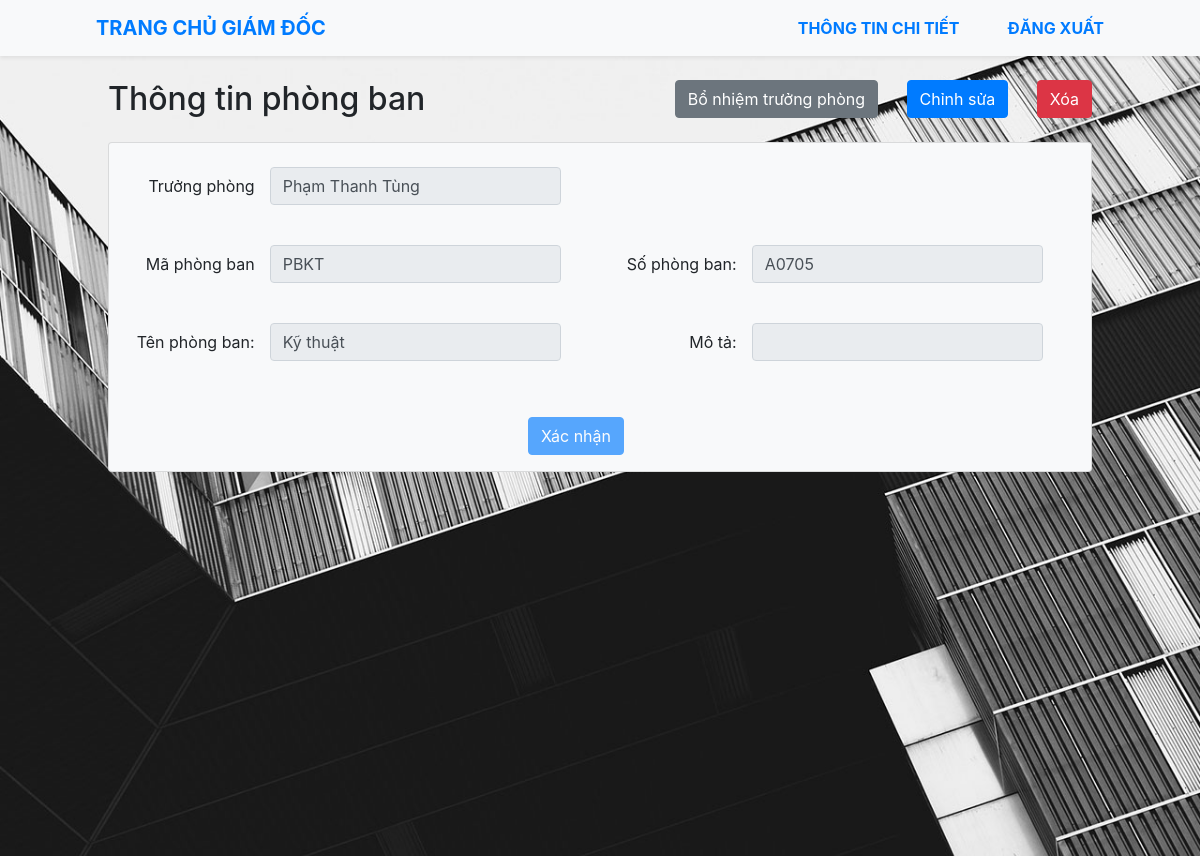
/admin/departmental/departmental_detail_page.php?id=PBKT (signed in), run on the app's committed database.
### tables this page shows
CREATE TABLE `NhanVien` (
  `maNhanVien` varchar(10) NOT NULL,
  `hoTen` varchar(100) NOT NULL,
  `ngaySinh` date NOT NULL,
  `gioiTinh` tinyint(1) NOT NULL DEFAULT '1',
  `sdt` varchar(15) NOT NULL,
  `diaChi` varchar(200) NOT NULL,
  `email` varchar(100) NOT NULL,
  `maChucVu` varchar(10) NOT NULL,
  `maPhongBan` varchar(10) NOT NULL,
  `soNgayNghi` int(11) NOT NULL DEFAULT '12',
  `matKhau` varchar(100) NOT NULL,
  `doiMatKhau` tinyint(1) NOT NULL DEFAULT '0',
  `anhDaiDien` varchar(200) DEFAULT NULL
);

CREATE TABLE `PhongBan` (
  `maPhongBan` varchar(10) NOT NULL,
  `tenPhongBan` varchar(200) NOT NULL,
  `soPhongBan` varchar(100) NOT NULL,
  `moTa` varchar(300) NOT NULL,
  `truongPhong` varchar(10) DEFAULT NULL
);

### admin/account/account_db.php (called while the page is built, shortened)
<?php
    function get_account($user_id) {
        $conn = connect_db();
        $sql = "SELECT * FROM NhanVien WHERE maNhanVien = ?";
        $stm = $conn -> prepare($sql);
        $stm -> bind_param("s", $user_id);
        $stm -> execute();
        $result = $stm -> get_result();
        if ($result -> num_rows > 0) {
            $row = $result -> fetch_assoc();
            return $row;
        } else {
            return null;
        }
    }
?>

### admin/departmental/departmental_db.php (called while the page is built, shortened)
<?php
    function get_departmental($id) {
        $conn = connect_db();
        $sql = "SELECT * FROM PhongBan WHERE maPhongBan = ?";
        $stm = $conn -> prepare($sql);
        $stm -> bind_param("s", $id);
        $stm -> execute();
        $result = $stm -> get_result();
        if ($result -> num_rows > 0) {
            $row = $result -> fetch_assoc();
            return $row;
        } else {
            return null;
        }
    }
?>

### admin/departmental/departmental_detail_page.php (the view, shortened to what this page needs)
<?php
    if($_GET['id']) {
        $id = $_GET['id'];
        require_once("departmental_db.php");
        $result = get_departmental($id);
        $name = $result['tenPhongBan'];
        $num = $result['soPhongBan'];
        $desc = $result['moTa'];
        $manager_id = $result['truongPhong'];
        require_once("../account/account_db.php");
        $manager_info = get_account($manager_id);
    }
?>
<!DOCTYPE html>
<html lang="en">
<head>
    <link rel="stylesheet" href="https://maxcdn.bootstrapcdn.com/bootstrap/4.5.2/css/bootstrap.min.css">
    <link rel="stylesheet" href="/style.css">
</head>
<body>
	<?php require_once("../header.php"); ?>
    <div class="container-fluid px-108 h-100-vh bg-image text-center">
        <div class="d-flex align-items-center justify-content-between">
            <div class="text-center">
                <h2 class="my-4">Thông tin phòng ban</h2>
            </div>
            <div class="">
                <button id="btn-add-manager-to-departmental" data-toggle="modal" data-target="#assigned-manager-to-departmental-modal" class="btn btn-secondary mr-4">Bổ nhiệm trưởng phòng</button>
                <button onclick="enableEditDepartmental();" id="btn-enable-edit-departmental" class="btn btn-primary mr-4">Chỉnh sửa</button>
                <button data-toggle="modal" data-target="#confirm-delete-departmental-modal" class="btn btn-danger">Xóa</button>
            </div>
        </div>
        <form onsubmit="return false;" id="form-add-account" class="bg-light card pr-5" action="" method="POST">
            <div class="row my-4">
            <div class="col-sm-6">
                    <div class="form-group row align-items-center">
                        <label class="control-label text-right col-sm-4 p-0 m-0" for="depart-manager">Trưởng phòng</label>
                        <div class="col-sm-8">
                            <?php
                                if(empty($manager_id)) {
                                    ?>
                                        <input disabled id="depart-manager" value="Không có" name="depart-manager" type="text" class="form-control">
                                    <?php
                                } else {
                                    ?>
                                        <input disabled id="depart-manager" value="<?= $manager_info['hoTen'] ?>" name="depart-manager" type="text" class="form-control">
                                    <?php
                                }
                            ?>
                        </div>
                    </div>
                </div>
            </div>
            <div class="row mb-4">
                <div class="col-sm-6">
                    <div class="form-group row align-items-center">
                        <label class="control-label text-right col-sm-4 p-0 m-0" for="depart-id">Mã phòng ban</label>
                        <div class="col-sm-8">
                            <input disabled id="depart-id" value="<?= $id ?>" name="depart-id" type="text" class="form-control">
                        </div>
                    </div>
                </div>
                <div class="col-sm-6">
                    <div class="form-group row align-items-center">
                        <label class="control-label text-right col-sm-4 m-0 p-0" for="depart-num">Số phòng ban:</label>
                        <div class="col-sm-8">
                            <input disabled id="depart-num" value="<?= $num ?>" name="depart-num" type="text" class="form-control">
                        </div>
                    </div>
                </div>
            </div>
            <div class="row mb-4">
                <div class="col-sm-6">
                    <div class="form-group row align-items-center">
                        <label class="control-label text-right col-sm-4 p-0 m-0" for="depart-name">Tên phòng ban:</label>
                        <div class="col-sm-8">
                            <input disabled id="depart-name" value="<?= $name ?>" name="depart-name" type="text" class="form-control">
                        </div>
                    </div>
                </div>
                <div class="col-sm-6">
                    <div class="form-group row align-items-center">
                        <label class="control-label text-right col-sm-4 p-0 m-0" for="depart-desc">Mô tả:</label>
                        <div class="col-sm-8">
                            <input disabled id="depart-desc" value="<?= $desc ?>" name="depart-desc" type="text" class="form-control">
                        </div>
                    </div>
                </div>
            </div>
            <div class="form-group text-center">
                <button data-toggle="modal" data-target="#confirm-edit-departmental-modal" disabled type="submit" id="btn-confirm-edit-depart" class="btn btn-primary">Xác nhận</button>
            </div>
        </form>
    </div>
</body>
</html>

### style.css (style rules this page uses)
.bg-image { background-image: url("/images/background.jpg"); background-repeat: no-repeat; background-position: center; background-size: cover; }
.px-108 { padding-left: 108px; padding-right: 108px; }
.h-100-vh { height: 100vh; }
* { box-sizing: border-box; }
body { width: 100%; overflow-x: hidden; }
body { background-image: url(/images/background.jpg); background-repeat: no-repeat; background-size: cover; }

### data on the page
nhanvien: depart-manager "Phạm Thanh Tùng"
phongban: depart-num "A0705", depart-name "Kỹ thuật"
